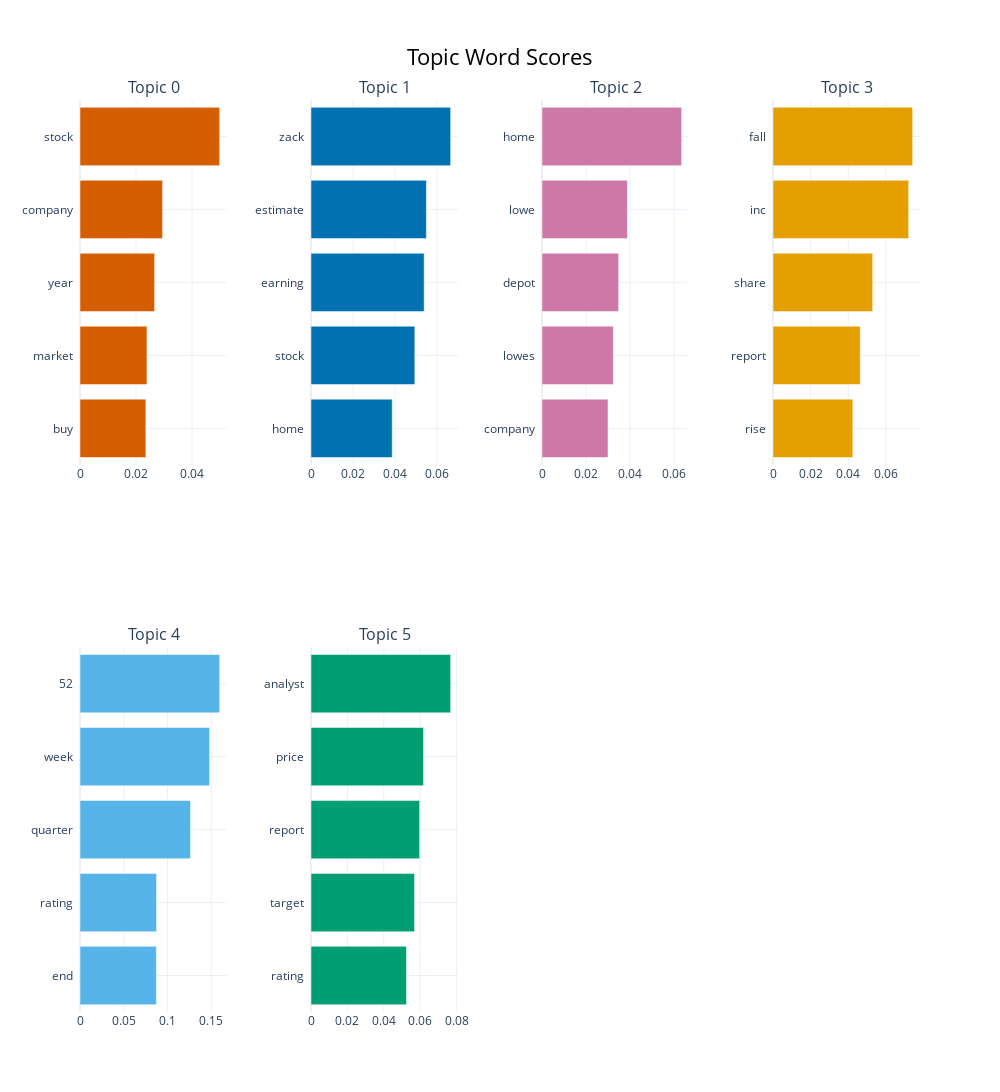

Notebook code for this chart:
### Code cell
topic_model.visualize_barchart(top_n_topics=8, height=700)

### Figure 1 — Plotly figure (JSON) as saved in the notebook; plotly's stock layout.template omitted (floating-point values rounded to 4 significant figures)
{"data": [{"marker": {"color": "#D55E00"}, "orientation": "h", "type": "bar", "x": [0.02352, 0.0239, 0.02665, 0.02949, 0.04987], "xaxis": "x", "y": ["buy  ", "market  ", "year  ", "company  ", "stock  "], "yaxis": "y"}, {"marker": {"color": "#0072B2"}, "orientation": "h", "type": "bar", "x": [0.03866, 0.04942, 0.05387, 0.05492, 0.06648], "xaxis": "x2", "y": ["home  ", "stock  ", "earning  ", "estimate  ", "zack  "], "yaxis": "y2"}, {"marker": {"color": "#CC79A7"}, "orientation": "h", "type": "bar", "x": [0.02997, 0.03237, 0.0348, 0.03879, 0.0634], "xaxis": "x3", "y": ["company  ", "lowes  ", "depot  ", "lowe  ", "home  "], "yaxis": "y3"}, {"marker": {"color": "#E69F00"}, "orientation": "h", "type": "bar", "x": [0.04242, 0.04635, 0.05299, 0.07213, 0.07424], "xaxis": "x4", "y": ["rise  ", "report  ", "share  ", "inc  ", "fall  "], "yaxis": "y4"}, {"marker": {"color": "#56B4E9"}, "orientation": "h", "type": "bar", "x": [0.08725, 0.08747, 0.1263, 0.1481, 0.1596], "xaxis": "x5", "y": ["end  ", "rating  ", "quarter  ", "week  ", "52  "], "yaxis": "y5"}, {"marker": {"color": "#009E73"}, "orientation": "h", "type": "bar", "x": [0.05243, 0.05688, 0.0597, 0.0618, 0.07672], "xaxis": "x6", "y": ["rating  ", "target  ", "report  ", "price  ", "analyst  "], "yaxis": "y6"}], "layout": {"annotations": [{"font": {"size": 16}, "showarrow": false, "text": "Topic 0", "x": 0.0875, "xanchor": "center", "xref": "paper", "y": 1, "yanchor": "bottom", "yref": "paper"}, {"font": {"size": 16}, "showarrow": false, "text": "Topic 1", "x": 0.3625, "xanchor": "center", "xref": "paper", "y": 1, "yanchor": "bottom", "yref": "paper"}, {"font": {"size": 16}, "showarrow": false, "text": "Topic 2", "x": 0.6375, "xanchor": "center", "xref": "paper", "y": 1, "yanchor": "bottom", "yref": "paper"}, {"font": {"size": 16}, "showarrow": false, "text": "Topic 3", "x": 0.9125, "xanchor": "center", "xref": "paper", "y": 1, "yanchor": "bottom", "yref": "paper"}, {"font": {"size": 16}, "showarrow": false, "text": "Topic 4", "x": 0.0875, "xanchor": "center", "xref": "paper", "y": 0.4, "yanchor": "bottom", "yref": "paper"}, {"font": {"size": 16}, "showarrow": false, "text": "Topic 5", "x": 0.3625, "xanchor": "center", "xref": "paper", "y": 0.4, "yanchor": "bottom", "yref": "paper"}], "height": 1400, "hoverlabel": {"bgcolor": "white", "font": {"family": "Rockwell", "size": 16}}, "showlegend": false, "title": {"font": {"color": "Black", "size": 22}, "text": "Topic Word Scores", "x": 0.5, "xanchor": "center", "yanchor": "top"}, "width": 1000, "xaxis": {"anchor": "y", "domain": [0, 0.175], "showgrid": true}, "xaxis2": {"anchor": "y2", "domain": [0.275, 0.45], "showgrid": true}, "xaxis3": {"anchor": "y3", "domain": [0.55, 0.725], "showgrid": true}, "xaxis4": {"anchor": "y4", "domain": [0.825, 1], "showgrid": true}, "xaxis5": {"anchor": "y5", "domain": [0, 0.175], "showgrid": true}, "xaxis6": {"anchor": "y6", "domain": [0.275, 0.45], "showgrid": true}, "xaxis7": {"anchor": "y7", "domain": [0.55, 0.725], "showgrid": true}, "xaxis8": {"anchor": "y8", "domain": [0.825, 1], "showgrid": true}, "yaxis": {"anchor": "x", "domain": [0.6, 1], "showgrid": true}, "yaxis2": {"anchor": "x2", "domain": [0.6, 1], "showgrid": true}, "yaxis3": {"anchor": "x3", "domain": [0.6, 1], "showgrid": true}, "yaxis4": {"anchor": "x4", "domain": [0.6, 1], "showgrid": true}, "yaxis5": {"anchor": "x5", "domain": [0, 0.4], "showgrid": true}, "yaxis6": {"anchor": "x6", "domain": [0, 0.4], "showgrid": true}, "yaxis7": {"anchor": "x7", "domain": [0, 0.4], "showgrid": true}, "yaxis8": {"anchor": "x8", "domain": [0, 0.4], "showgrid": true}}}
